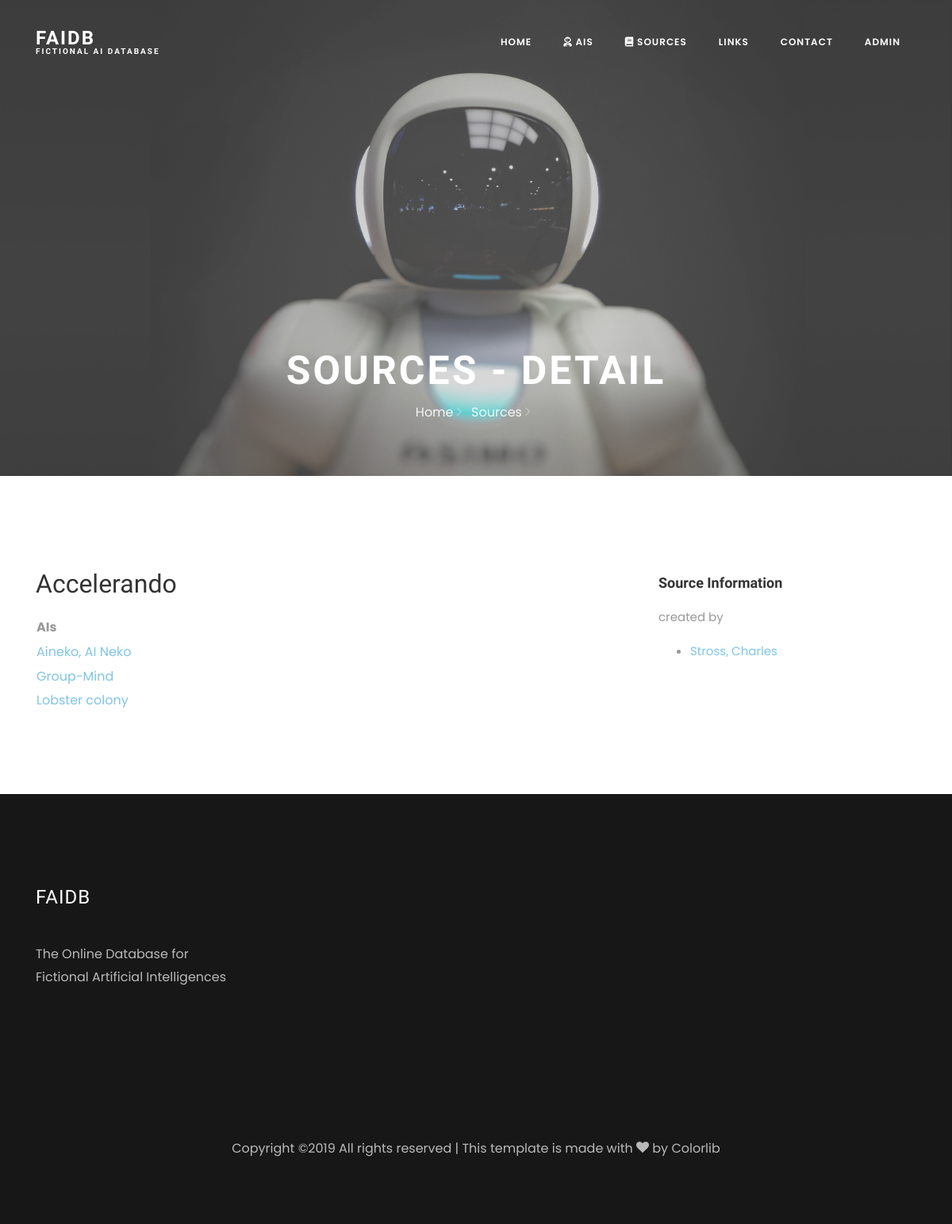
The page /sources/29/ on the database its author committed.
### aidatabase/models.py (models this page shows, shortened)
class Source(models.Model):
    NOVEL = 'NL'
    COMIC = 'CO'
    MANGA = 'MG'
    FILM = 'FM'
    SERIES = 'SE'
    ANIME = 'AN'
    GAME = 'GM'
    NOVELLA = 'NA'
    SHORTSTORY = 'SS'
    MAGAZINE = 'MZ'
    OTHER = 'OT'
    MEDIUM_TYPES = ((NOVEL, "novel"), (COMIC, "comic"), (MANGA, "manga"), (FILM, "film"), (SERIES, "series"), (ANIME, "anime"), (GAME, "game"), (NOVELLA, "novella"), (SHORTSTORY, "shortstory"), (MAGAZINE, "magazine"), (OTHER, "other"))
    medium_type = models.CharField(max_length=2, choices=MEDIUM_TYPES)
    source_id = models.AutoField(primary_key=True)
    publish_year = models.IntegerField("first published")
    website = models.URLField(blank=True)
    title = models.CharField(max_length=60)
    registered_on = models.DateTimeField(auto_now_add=True, blank=True, null=True)
    registered_by = models.ForeignKey(settings.AUTH_USER_MODEL, on_delete=models.PROTECT)
    creator = models.ManyToManyField("Person", related_name='created', blank=True)

class Ai(models.Model):
    ai_id = models.AutoField(primary_key=True)
    registered_by = models.ForeignKey(settings.AUTH_USER_MODEL, on_delete=models.PROTECT)
    registered_on = models.DateTimeField(auto_now_add=True, blank=True, null=True)
    source_id = models.ForeignKey('Source', on_delete=models.PROTECT, default="")
    name = models.CharField("Real Name", max_length=50)
    short_name = models.CharField("Short Name", max_length=15)

class Person(models.Model):
    person_id = models.AutoField(primary_key=True)
    firstname = models.CharField('firstname', default="firstname", max_length=30)
    lastname = models.CharField('lastname', default="lastname", max_length=30)
    female = models.BooleanField()
    website = models.URLField(blank=True)
    registered_on = models.DateTimeField(auto_now_add=True, blank=True, null=True)
    registered_by = models.ForeignKey(settings.AUTH_USER_MODEL, on_delete=models.PROTECT)
    add_information = models.TextField("Some Additional Information", blank=True, null=True)

### aidatabase/views.py (the view)
# urls.py: path('sources/<int:source_id>/', views.source_detail, name='source_detail'),
def source_detail(request, source_id):
    source = get_object_or_404(Source, pk=source_id)
    ais = Ai.objects.filter(source_id=source.source_id).order_by("name")
    creators = source.creator.all()
    return render(request, 'aidatabase/source_detail.html', {'source': source, 'ais': ais, 'creators': creators})

### aidatabase/templates/aidatabase/source_detail.html (shortened to what this page needs)
{% extends "aidatabase/home.html" %}
{% load static %}
{% block main_heading %}Sources - Detail{% endblock %}
{% block breadcrumbs %}<a href="/">Home <i class="ion-ios-arrow-forward"></i></a></span> <span class="mr-2"><a href="/sources/">Sources <i class="ion-ios-arrow-forward"></i></a></span>{% endblock %}
{% block page-heading %}{{ source.title }}{% endblock %}
{% block content %}
<table>
    <tr><td><b>AIs</b></td></tr>
    {% for item in ais %}
    <tr>
        <td><a href="/ais/{{ item.ai_id }}/">{{ item.name }}</a></td>
    </tr>
    {% endfor %}
</table>
{% endblock %}
{% block sidebar-header %}Source Information{% endblock %}
{% block sidebar-content %}
<p>
    created by
    <ul>
    {% for creator in creators %}
        <li><a href="/persons/{{ creator.person_id }}">{{ creator.lastname}}, {{ creator.firstname}}</a></li>
    {% endfor %}
    </ul>
</p>
{% endblock %}

### rows shown on the page
Source: title "Accelerando"
Ai: name "Aineko, AI Neko"
Ai: name "Group-Mind"
Ai: name "Lobster colony"
Person: lastname "Stross", firstname "Charles"
